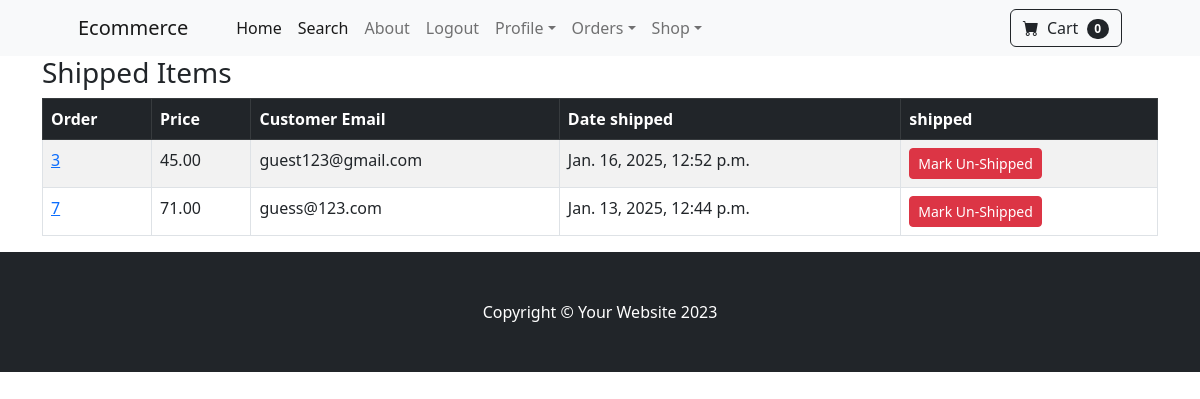
/payment/shipped_dash/ (signed in), run on the app's committed database.
### payment/models.py (models this page shows, shortened)
class Order(models.Model):
   user = models.ForeignKey(User, on_delete=models.CASCADE, null=True, blank=True)
   full_name = models.CharField(max_length=250)
   email = models.EmailField(max_length=250)
   shipping_address = models.TextField(max_length=15000)
   amount_paid = models.DecimalField(max_digits=10, decimal_places=2)
   date_ordered = models.DateTimeField(auto_now_add=True)
   shipped = models.BooleanField(default = False)
   date_shipped = models.DateTimeField(blank=True, null=True)

### payment/views.py (the view, shortened to what this page needs)
# urls.py: path('shipped_dash/',views.shipped_dash, name='shipped_dash'),
def shipped_dash(request):
    if request.user.is_authenticated and request.user.is_superuser:
        orders = Order.objects.filter(shipped=True)
        return render(request, 'payment/shipped_dash.html',{'orders': orders})
    else:
      messages.success(request, ("Access Denied"))
      return redirect('home')

### cart/cart.py (called while the page is built)
    def __len__(self):
        return len(self.cart)

### cart/context_processors.py (called while the page is built)
def cart(request):
    return {'cart': Cart(request)}

### payment/templates/payment/shipped_dash.html (shortened to what this page needs)
{% extends 'base.html' %}
{% block content %}
<div class="container">
 <h3>Shipped Items</h3>
 <table class="table table-striped table-hover table-bordered">
    <thead class="table-dark">
      <tr>
        <th scope="col">Order</th>
        <th scope="col">Price</th>
        <th scope="col">Customer Email</th>
        <th scope="col">Date shipped</th>
        <th scope="col">shipped</th>
      </tr>
    </thead>
    <tbody>
        {% for item in orders %}
      <tr>
        <td><a href="{% url 'orders' item.id %}">{{ item.id }}</a></td>
        <td>{{ item.amount_paid }}</td>
        <td>{{ item.email }}</td>
        <td>{{ item.date_shipped }}</td>
        <td>
          <form method="POST">
              <button type="submit" class="btn btn-danger btn-sm">Mark Un-Shipped</button>
          </form>
      </td>
      </tr>
      {% endfor %}
    </tbody>
  </table>
</div>
{% endblock %}

### data on the page
Order: id "3", amount_paid "45.00", email "guest123@gmail.com", date_shipped "Jan. 16, 2025, 12:52 p.m."
Order: id "7", amount_paid "71.00", email "guess@123.com", date_shipped "Jan. 13, 2025, 12:44 p.m."

### other printed values
{{ cart|length }} "0"
